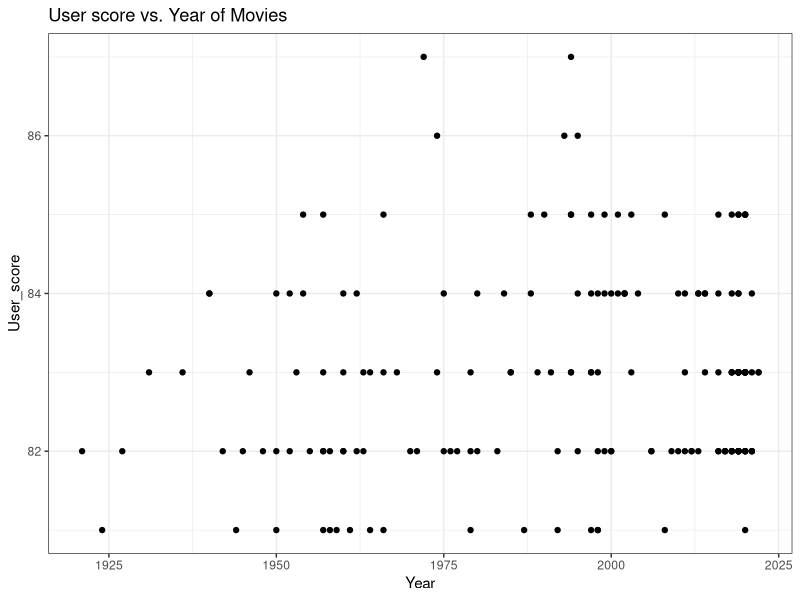
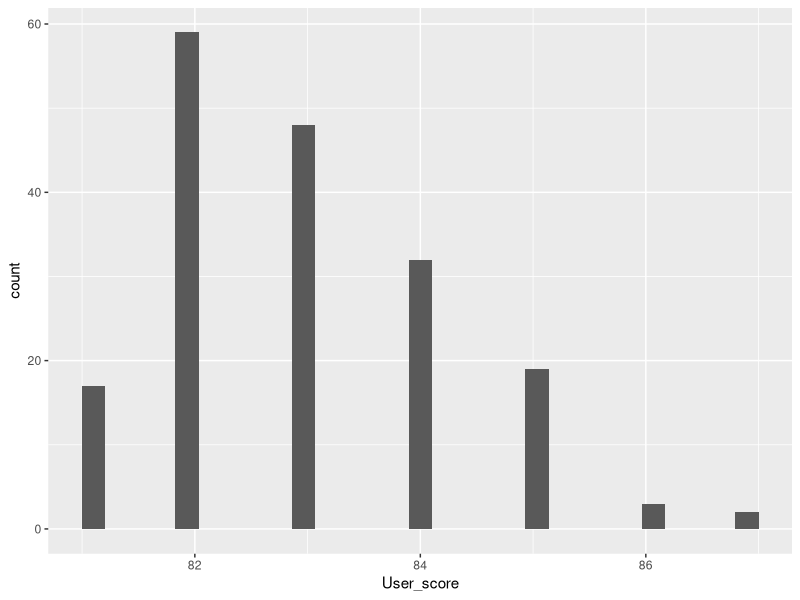
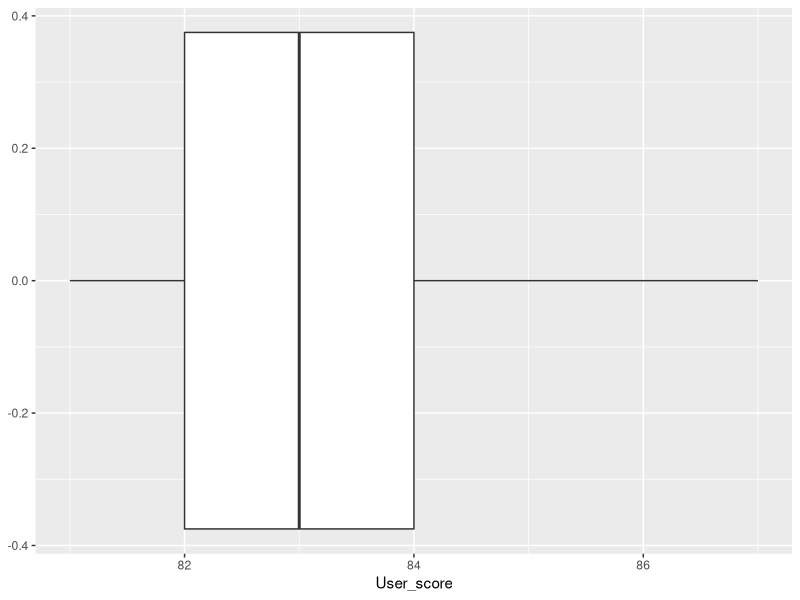
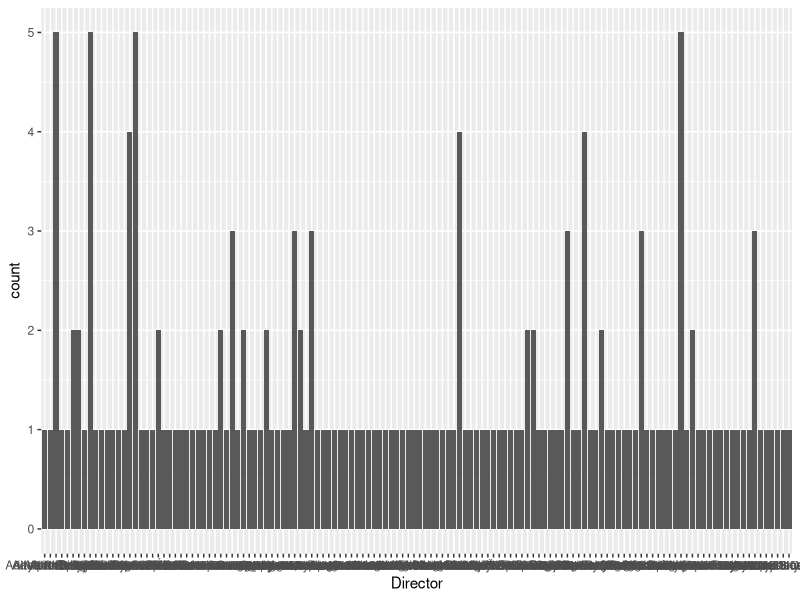
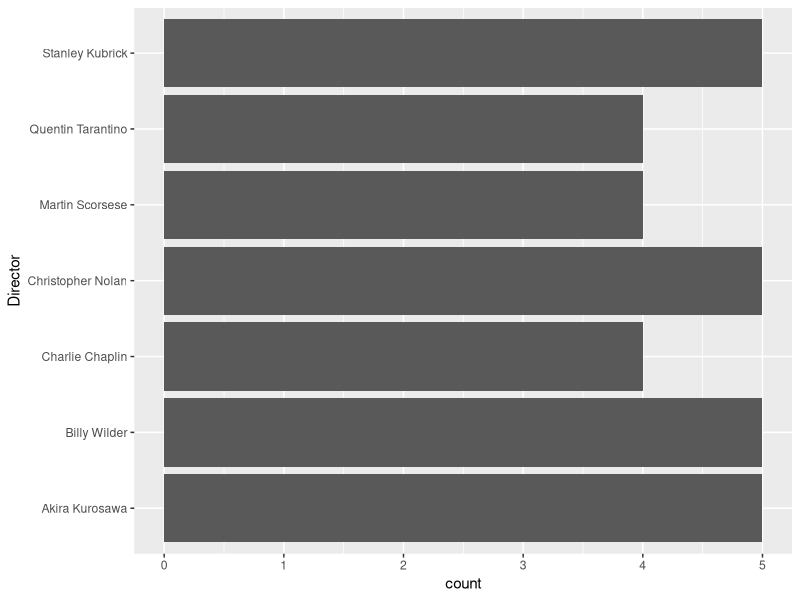
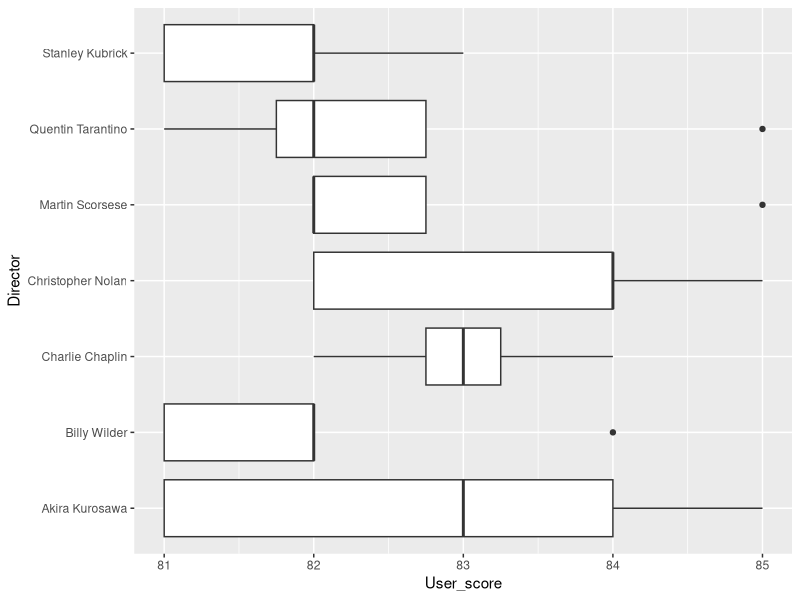
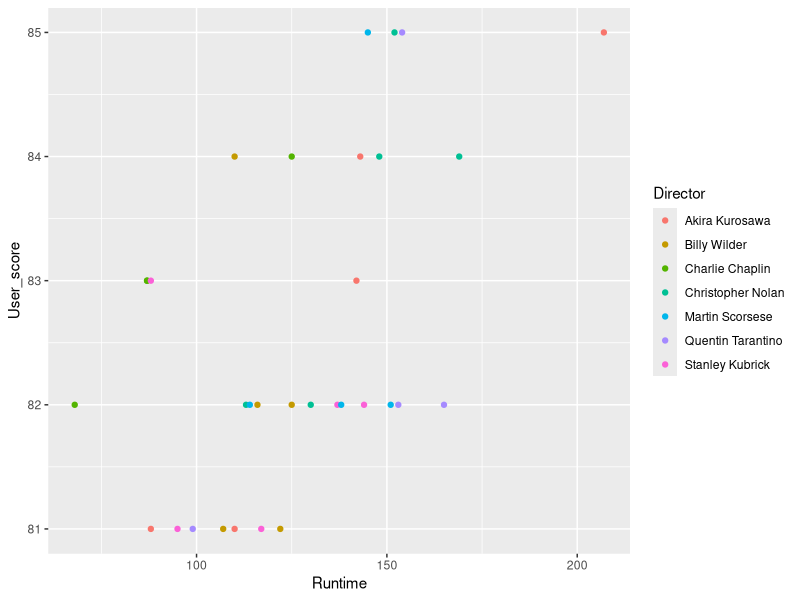

Write the R code that produced these figures, in order.
# Loading tidyverse package to use
library(tidyverse)
library(ggplot2)

# Question: Can we accurately predict a movies' user score given the necessary input?


# Loading csv file that was created for further analysis
movies = read.csv("movies.csv")

# Names have dots which are not easy for R to understand so renamed
colnames(movies)[2] = "User_score"
colnames(movies)[5] = "Runtime"
# Runtime is recorded in minutes

# Previewing a couple rows of data
glimpse(movies)

movies |>
        ggplot(aes(x = Year, y = User_score)) +
        geom_point() +
        labs(title = "User score vs. Year of Movies") + 
        theme_bw() 
cor(movies$User_score, movies$Year)
# Data looks very scattered

movies |>
        ggplot(aes(x = User_score)) +
        geom_histogram()
# User scores are skewed right, thus showing that the median is the reliable center of the data.

movies |>
        ggplot(aes(x = User_score)) +
        geom_boxplot()
# Illustrates similar findings of skewed results and shows no that there are no outliers.

summary(movies$User_score)
# The center of the data is at the median of 83 in the User's scores.

table(movies$Director)

movies |>
        ggplot(aes(x = Director)) +
        geom_bar()
        # ungroup() |>

director_freq = movies |>
        group_by(Director) |>
        mutate(freq = n()) |>
        filter(freq > 3)
# 32 records with Directors appearing more than 3 times
# Max frequency of director name appearances are 5 in this data set

director_freq |>
        ggplot(aes(x = Director)) +
        geom_bar() +
        coord_flip()

director_freq |>
        ggplot(aes(x = Director, y = User_score)) +
        geom_boxplot()+
        coord_flip()
# The Boxplot makes it easier to compare centers since the data is mainly skewed. 
# This shows that Christopher Nolan has the most consistently high scores since 50% of his movies from the sample have scores of 84 or larger.

director_freq |>
        ggplot(aes(x = Runtime, y = User_score)) +
        geom_point(aes(color = Director))

# This illustrates a positive trend in the data in runtime and the user's scores of movies without much of a strong correlation. 
# A lot of the Billy Wilder directed movies seem to have a score of 81 while the rest of the directors have pretty scattered scores.

full = lm(User_score~Runtime + factor(Director) + Year, data = director_freq)
summary(full)
# This demonstrates that Runtime and year is significant as we suspected and the directors: Christopher Nolan, Martin Scorses, and Quentin Tarantio all have some significance in determining the score of the movie.